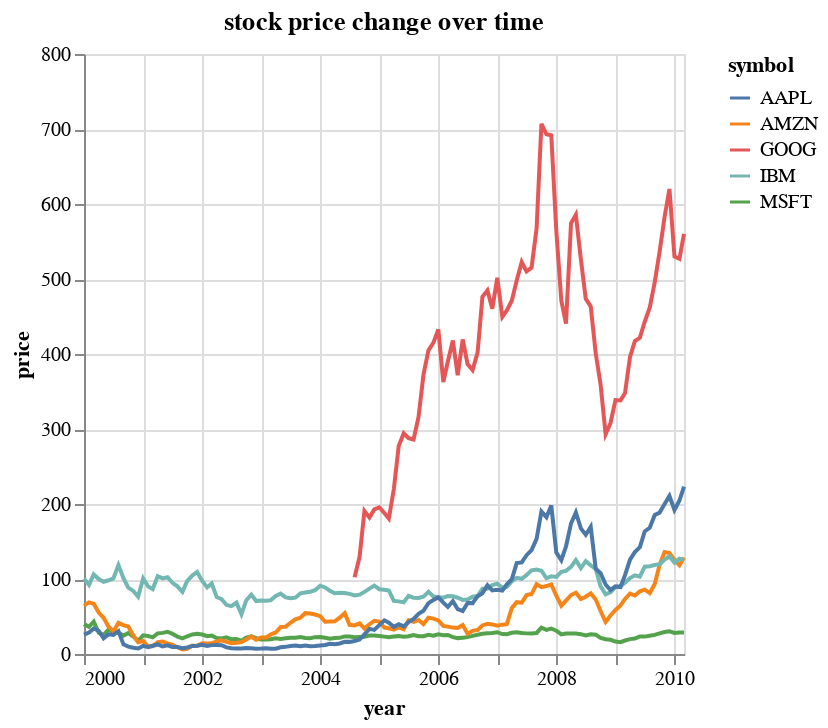

The cell this chart's notebook holds for it:
### Code cell
%chart title=stock price change over time, x=pricedate, labelx=year, y=price, typex=t, typey=q, groupingcol=symbol, typegroupingcol=n, mark=line,  height=500, width=500
